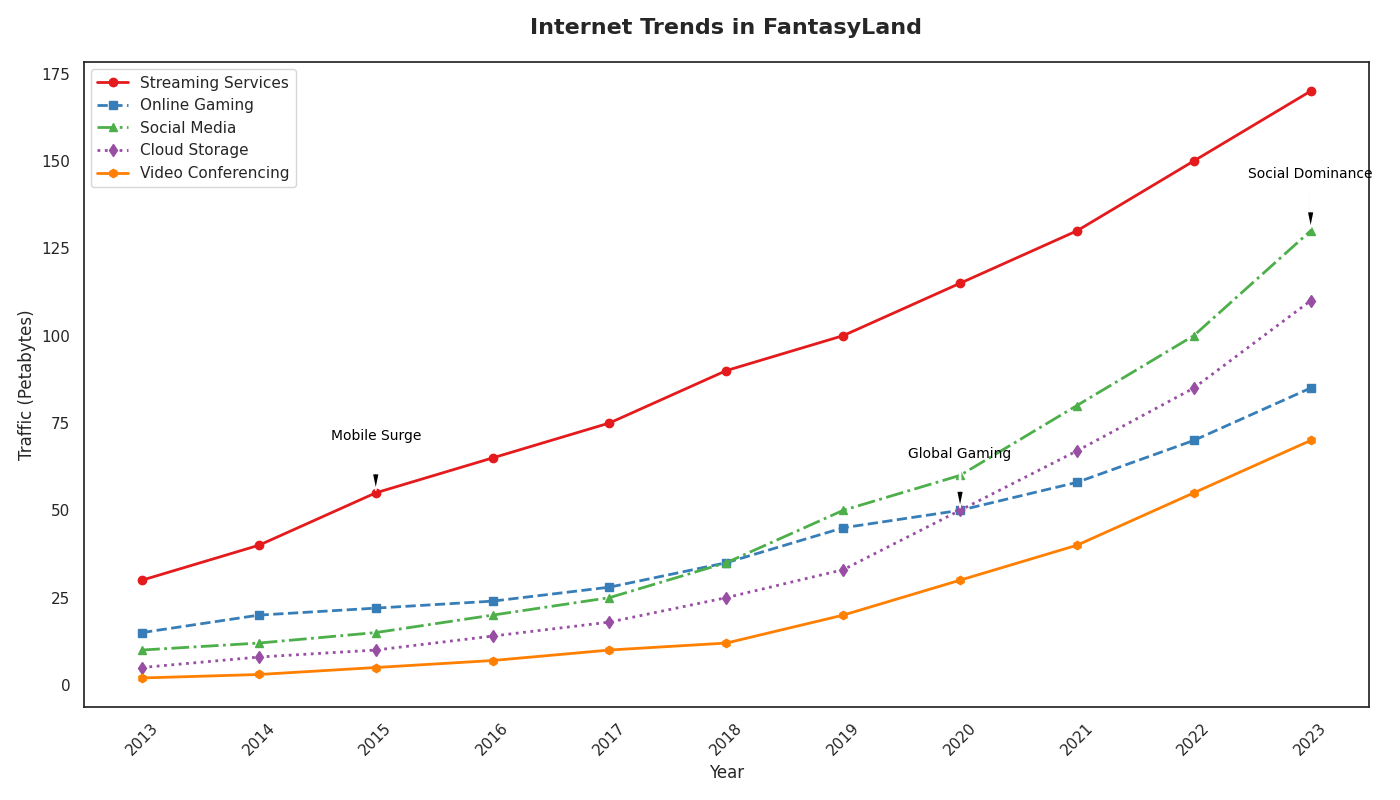

The Python source for this figure:
import matplotlib.pyplot as plt
import numpy as np

years = np.arange(2013, 2024)

streaming_services = np.array([30, 40, 55, 65, 75, 90, 100, 115, 130, 150, 170])
online_gaming = np.array([15, 20, 22, 24, 28, 35, 45, 50, 58, 70, 85])
social_media = np.array([10, 12, 15, 20, 25, 35, 50, 60, 80, 100, 130])
cloud_storage = np.array([5, 8, 10, 14, 18, 25, 33, 50, 67, 85, 110])
video_conferencing = np.array([2, 3, 5, 7, 10, 12, 20, 30, 40, 55, 70])

fig, ax = plt.subplots(figsize=(14, 8))

ax.plot(years, streaming_services, marker='o', linestyle='-', color='#e41a1c', linewidth=2, label='Streaming Services')
ax.plot(years, online_gaming, marker='s', linestyle='--', color='#377eb8', linewidth=2, label='Online Gaming')
ax.plot(years, social_media, marker='^', linestyle='-.', color='#4daf4a', linewidth=2, label='Social Media')
ax.plot(years, cloud_storage, marker='d', linestyle=':', color='#984ea3', linewidth=2, label='Cloud Storage')
ax.plot(years, video_conferencing, marker='h', linestyle='-', color='#ff7f00', linewidth=2, label='Video Conferencing')

ax.set_title('Internet Trends in FantasyLand', fontsize=16, fontweight='bold', pad=20)
ax.set_xlabel('Year', fontsize=12)
ax.set_ylabel('Traffic (Petabytes)', fontsize=12)

ax.set_xticks(years)
ax.set_xticklabels(years, rotation=45)

annotations = {
    2015: ("Mobile Surge", streaming_services[2]),
    2020: ("Global Gaming", online_gaming[7]),
    2023: ("Social Dominance", social_media[10]),
}

for year, (text, y_value) in annotations.items():
    ax.annotate(text, xy=(year, y_value), xytext=(year, y_value + 15),
                arrowprops=dict(facecolor='black', shrink=0.05, width=1, headwidth=5), fontsize=10, color='black', ha='center')

ax.legend(loc='upper left')
plt.tight_layout()
plt.show()
